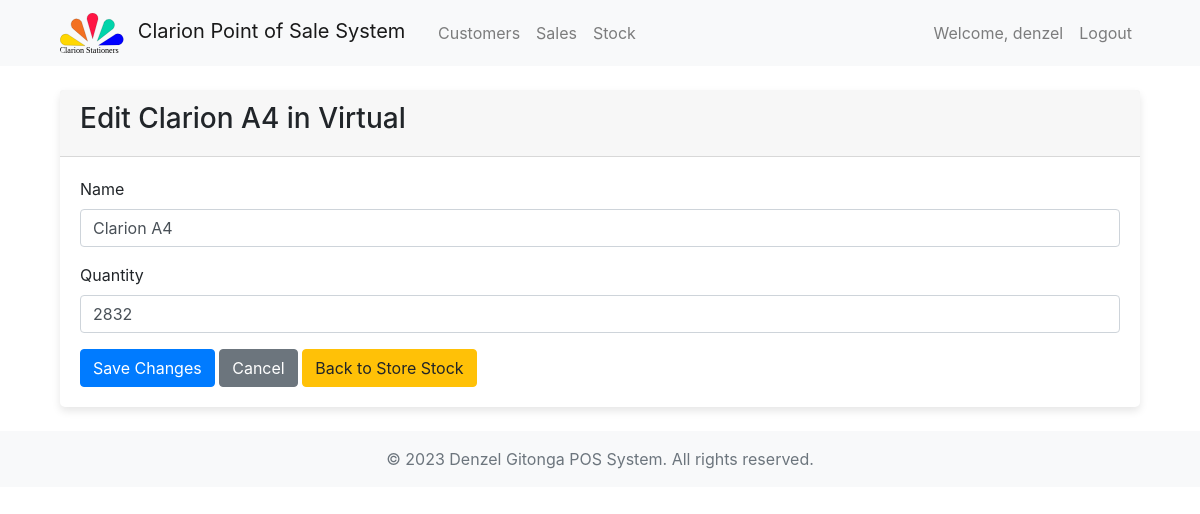
/inventory/stock-store-product/update/1/6/ (signed in), run on an earlier commit of the app's database.
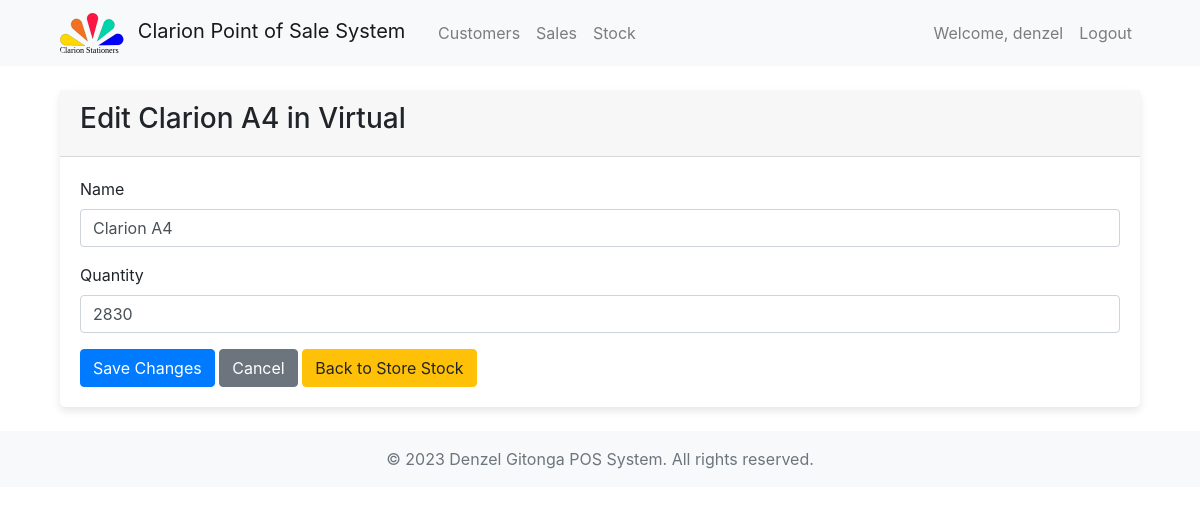
And on a later commit of the database.
### inventory/models.py (models this page shows, shortened)
class Stock(models.Model):
    store = models.ForeignKey(Store, on_delete=models.CASCADE)
    product = models.ForeignKey(Product, on_delete=models.CASCADE, related_name='stock')
    quantity = models.PositiveIntegerField()
    quantity_unit = models.CharField(max_length=10, choices=(('pieces', 'Pieces'), ('cartons', 'Cartons')))

class Product(models.Model):
    category = models.ForeignKey(Category, on_delete=models.CASCADE, related_name='products')
    name = models.CharField(max_length=100)
    price = models.DecimalField(max_digits=10, decimal_places=2)
    pieces_per_carton = models.PositiveIntegerField()
    def __str__(self):
        return self.name

class Store(models.Model):
    name = models.CharField(max_length=100)
    def __str__(self):
        return self.name

### inventory/views.py (the view)
# urls.py: path('stock-store-product/update/<int:store_id>/<int:product_id>/', views.stock_update, name='stock_update'), # update the selected product in the store
@staff_member_required(login_url='accounts:login')
def stock_update(request, store_id, product_id):
    store = get_object_or_404(Store, id=store_id)
    product = get_object_or_404(Product, id=product_id)
    stock = Stock.objects.get(store=store, product=product)
    if request.method == 'POST':
        quantity = request.POST.get('quantity')
        stock.quantity = quantity
        stock.save()
        messages.success(request, "Product updated successfully.")
        return redirect('inventory:stock_detail', store_id, product_id)
    context = {
        'store': store,
        'product': product,
        'stock': stock,
    }
    return render(request, 'admin/stock/stock_update.html', context)

### templates/admin/stock/stock_update.html (shortened to what this page needs)
{% extends 'common/base.html' %}
{% block content %}
<div class="container">
    <div class="card">
      <div class="card-header">
        <h3>Edit {{ stock.product }} in {{ stock.store }}</h3>
      </div>
      <div class="card-body">
        <form method="POST">
          <div class="form-group">
            <label for="name">Name</label>
            <input type="text" class="form-control" id="name" name="name" value="{{ stock.product }}" required>
          </div>
          <div class="form-group">
            <label for="quantity">Quantity</label>
            <input type="number" class="form-control" id="quantity" name="quantity" value="{{ stock.quantity }}" required>
          </div>
          <button type="submit" class="btn btn-primary">Save Changes</button>
          <a class="btn btn-secondary" href="{% url 'inventory:stock_detail' store.id stock.product.id %}">Cancel</a>
          <a class="btn btn-warning" href="{% url 'inventory:stock_list' id=stock.store.id %}">Back to Store Stock</a>
        </form>
      </div>
    </div>
</div>
{% endblock %}

What changed in the data, as far as the page shows it:
changed Stock "Clarion A4": quantity "2832" → "2830"
